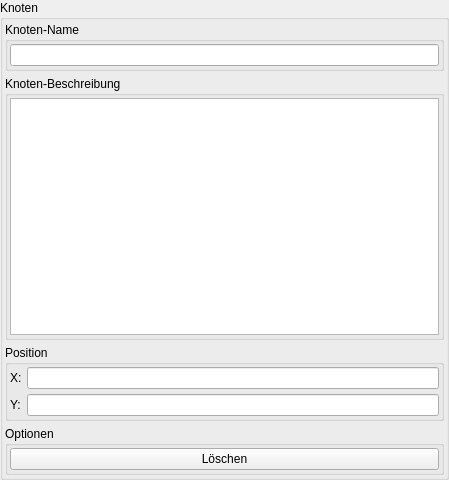
<ui version="4.0" >
 <author></author>
 <comment></comment>
 <exportmacro></exportmacro>
 <class>WidgetToolPointNew</class>
 <widget class="QWidget" name="WidgetToolPointNew" >
  <property name="geometry" >
   <rect>
    <x>0</x>
    <y>0</y>
    <width>449</width>
    <height>480</height>
   </rect>
  </property>
  <property name="windowTitle" >
   <string>Form</string>
  </property>
  <layout class="QGridLayout" >
   <property name="margin" >
    <number>0</number>
   </property>
   <property name="spacing" >
    <number>5</number>
   </property>
   <item row="0" column="0" >
    <widget class="QGroupBox" name="groupBox" >
     <property name="title" >
      <string>Knoten</string>
     </property>
     <property name="flat" >
      <bool>true</bool>
     </property>
     <layout class="QGridLayout" >
      <property name="margin" >
       <number>2</number>
      </property>
      <property name="spacing" >
       <number>5</number>
      </property>
      <item row="3" column="0" >
       <widget class="QGroupBox" name="groupBox_5" >
        <property name="title" >
         <string>Optionen</string>
        </property>
        <property name="flat" >
         <bool>true</bool>
        </property>
        <layout class="QGridLayout" >
         <property name="margin" >
          <number>2</number>
         </property>
         <property name="spacing" >
          <number>5</number>
         </property>
         <item row="0" column="0" >
          <widget class="QPushButton" name="pushButton_Delete" >
           <property name="toolTip" >
            <string>Löscht den Knoten</string>
           </property>
           <property name="statusTip" >
            <string>Löscht den Knoten</string>
           </property>
           <property name="whatsThis" >
            <string>Löscht den Knoten</string>
           </property>
           <property name="text" >
            <string>Löschen</string>
           </property>
          </widget>
         </item>
        </layout>
       </widget>
      </item>
      <item row="2" column="0" >
       <widget class="QGroupBox" name="groupBox_4" >
        <property name="title" >
         <string>Position</string>
        </property>
        <property name="flat" >
         <bool>true</bool>
        </property>
        <layout class="QGridLayout" >
         <property name="margin" >
          <number>2</number>
         </property>
         <property name="spacing" >
          <number>5</number>
         </property>
         <item row="1" column="1" >
          <widget class="QLineEdit" name="lineEdit_Y" />
         </item>
         <item row="0" column="1" >
          <widget class="QLineEdit" name="lineEdit_X" />
         </item>
         <item row="1" column="0" >
          <widget class="QLabel" name="label_2" >
           <property name="text" >
            <string>Y:</string>
           </property>
          </widget>
         </item>
         <item row="0" column="0" >
          <widget class="QLabel" name="label" >
           <property name="text" >
            <string>X:</string>
           </property>
          </widget>
         </item>
        </layout>
       </widget>
      </item>
      <item row="1" column="0" >
       <widget class="QGroupBox" name="groupBox_3" >
        <property name="title" >
         <string>Knoten-Beschreibung</string>
        </property>
        <property name="flat" >
         <bool>true</bool>
        </property>
        <layout class="QGridLayout" >
         <property name="margin" >
          <number>2</number>
         </property>
         <property name="spacing" >
          <number>5</number>
         </property>
         <item row="0" column="0" >
          <widget class="QTextEdit" name="textEdit_PointDesc" />
         </item>
        </layout>
       </widget>
      </item>
      <item row="0" column="0" >
       <widget class="QGroupBox" name="groupBox_2" >
        <property name="title" >
         <string>Knoten-Name</string>
        </property>
        <property name="flat" >
         <bool>true</bool>
        </property>
        <layout class="QGridLayout" >
         <property name="margin" >
          <number>2</number>
         </property>
         <property name="spacing" >
          <number>5</number>
         </property>
         <item row="0" column="0" >
          <widget class="QLineEdit" name="lineEdit_PointName" />
         </item>
        </layout>
       </widget>
      </item>
     </layout>
    </widget>
   </item>
  </layout>
 </widget>
 <pixmapfunction></pixmapfunction>
 <resources/>
 <connections/>
</ui>
